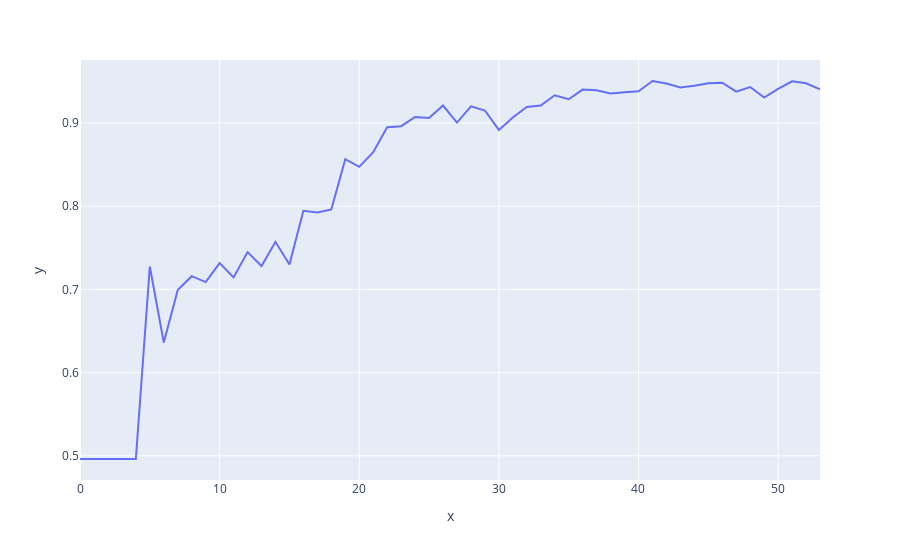

Notebook code for this chart:
### Code cell
# SETTINGS:

# # Blockchain
# NUM_Clients = 5 # number of clients contributing per training round
#
# # ML
# Cluster_Size = 100 # max client dataset size for training
# Batch_Size = 10
# NUM_Epoch = 3

# # Krum
# krum_f = 0.25 # percentage of byzantine nodes

# # Differential Privacy
# Gaussian_Noise = False
# Gaussian_Noise_Std_Dev = 0.10

# Gradient_Clipping = False
# Clip_Norm = 0.25

# Gradient_Pruning = True <<---
# initial_sparsity = 0.00
# final_sparsity = 0.50

print(acc_array)
fig = px.line(y=acc_array)
fig.show()

### Figure 1 — Plotly figure (JSON) as saved in the notebook; plotly's stock layout.template omitted (floating-point values rounded to 4 significant figures)
{"data": [{"hovertemplate": "x=%{x}<br>y=%{y}<extra></extra>", "legendgroup": "", "line": {"color": "#636efa", "dash": "solid"}, "mode": "lines", "name": "", "orientation": "v", "showlegend": false, "type": "scatter", "x": [0, 1, 2, 3, 4, 5, 6, 7, 8, 9, 10, 11, 12, 13, 14, 15, 16, 17, 18, 19, 20, 21, 22, 23, 24, 25, 26, 27, 28, 29, 30, 31, 32, 33, 34, 35, 36, 37, 38, 39, 40, 41, 42, 43, 44, 45, 46, 47, 48, 49, 50, 51, 52, 53], "xaxis": "x", "y": [0.4961, 0.4961, 0.4961, 0.4961, 0.4961, 0.7275, 0.6361, 0.6993, 0.7159, 0.7089, 0.7317, 0.7145, 0.7449, 0.728, 0.7572, 0.7299, 0.7945, 0.7925, 0.7961, 0.8566, 0.8474, 0.8649, 0.895, 0.8963, 0.9073, 0.906, 0.9211, 0.9006, 0.9202, 0.9151, 0.8917, 0.9068, 0.9192, 0.9211, 0.9334, 0.9287, 0.9402, 0.9393, 0.9355, 0.937, 0.9383, 0.9506, 0.9475, 0.9428, 0.9448, 0.9479, 0.9486, 0.9377, 0.9433, 0.9307, 0.941, 0.9502, 0.9479, 0.9406], "yaxis": "y"}], "layout": {"autosize": true, "legend": {"tracegroupgap": 0}, "margin": {"t": 60}, "xaxis": {"anchor": "y", "autorange": true, "domain": [0, 1], "range": [0, 53], "title": {"text": "x"}, "type": "linear"}, "yaxis": {"anchor": "x", "autorange": true, "domain": [0, 1], "range": [0.4709, 0.9758], "title": {"text": "y"}, "type": "linear"}}}
